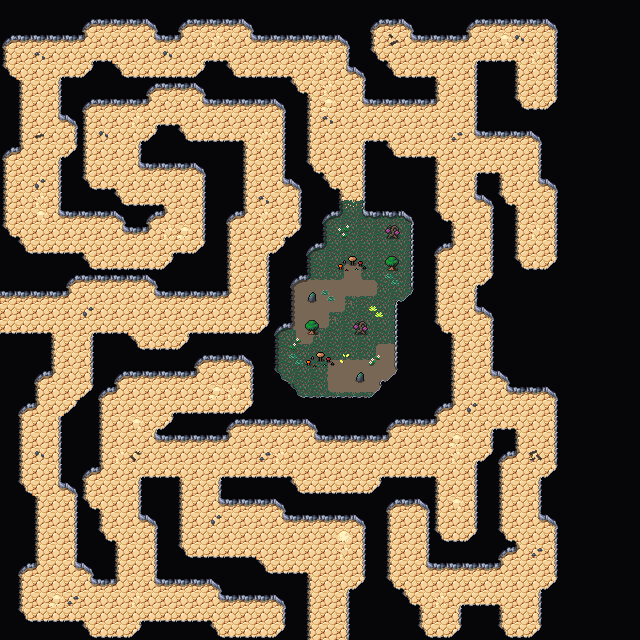

A 2D game scene composited from a Tiled map and its tileset images. What follows is a short description and the map's XML, with each tile layer's data collapsed to a summary:
An orthogonal 40x40 tile map with 16x16 px tiles, 5 tile layers (Collision, Background, Ground, Walls, ...), 2 tilesets and 8 objects.

<map version="1.5" tiledversion="1.7.2" orientation="orthogonal" renderorder="right-down" width="40" height="40" tilewidth="16" tileheight="16" infinite="0" nextlayerid="8" nextobjectid="69">
 <editorsettings>
  <export target="wastetown..tmx" format="tmx" />
 </editorsettings>
 <tileset firstgid="1" source="../tileset/main.tsx" />
 <tileset firstgid="3477" source="../tileset/buildings.tsx" />
 <layer id="6" name="Collision" width="40" height="40">
  <data>[1600 cells, 0 non-empty, 0 distinct tile ids]</data>
 </layer>
 <layer id="1" name="Background" width="40" height="40">
  <data>[1600 cells, 1600 non-empty, 2 distinct tile ids]</data>
 </layer>
 <layer id="7" name="Ground" width="40" height="40">
  <data>[1600 cells, 80 non-empty, 13 distinct tile ids]</data>
 </layer>
 <layer id="2" name="Walls" width="40" height="40">
  <data>[1600 cells, 1215 non-empty, 18 distinct tile ids]</data>
 </layer>
 <layer id="3" name="Clutter" width="40" height="40">
  <properties>
   <property name="spriteLayer" type="bool" value="true" />
  </properties>
  <data>[1600 cells, 64 non-empty, 23 distinct tile ids]</data>
 </layer>
 <objectgroup id="4" name="Objects">
  <object id="59" template="../obj/door_right.tx" x="-0.33333" y="320.333">
   <properties>
    <property name="teleport" value="maps/map/cave_23A3.tmx" />
    <property name="teleportObjectId" value="61" />
   </properties>
  </object>
  <object id="62" template="../obj/door_up.tx" x="321.94" y="639.409">
   <properties>
    <property name="teleport" value="maps/map/cave_23B4.tmx" />
    <property name="teleportObjectId" value="61" />
   </properties>
  </object>
  <object id="63" template="../obj/enemy.tx" x="343.667" y="230.333">
   <properties>
    <property name="enemy" value="Faerie" />
   </properties>
  </object>
  <object id="64" template="../obj/enemy.tx" x="342.667" y="213.333">
   <properties>
    <property name="enemy" value="Faerie" />
   </properties>
  </object>
  <object id="65" template="../obj/treasure.tx" x="311.667" y="276.667" />
  <object id="66" template="../obj/treasure.tx" x="326.333" y="396" />
  <object id="67" template="../obj/gold.tx" x="395" y="255" />
  <object id="68" template="../obj/gold.tx" x="279.333" y="376.333" />
 </objectgroup>
</map>
